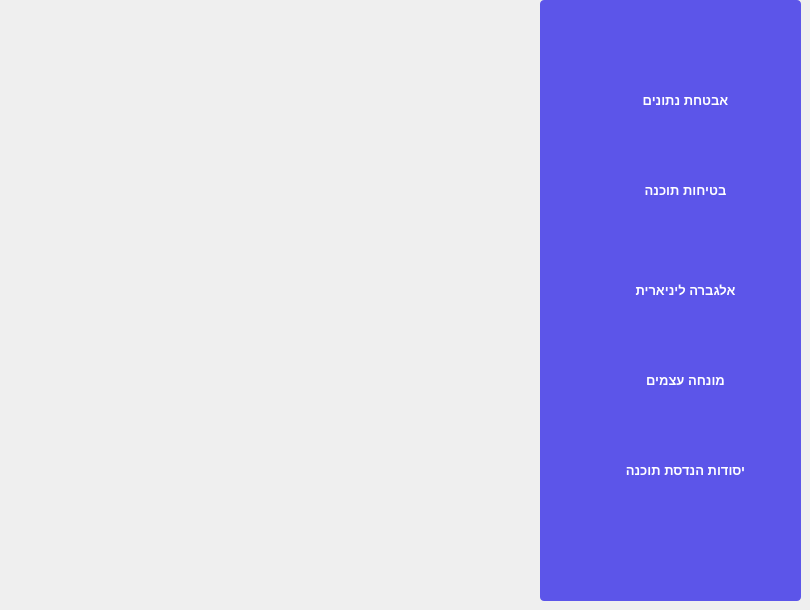
    <widget class="QWidget" name="Students">
     <widget class="QListView" name="listView_3">
      <property name="geometry">
       <rect>
        <x>540</x>
        <y>0</y>
        <width>261</width>
        <height>601</height>
       </rect>
      </property>
      <property name="toolTip">
       <string>&lt;html&gt;&lt;head/&gt;&lt;body&gt;&lt;p&gt;&lt;br/&gt;&lt;/p&gt;&lt;/body&gt;&lt;/html&gt;</string>
      </property>
      <property name="styleSheet">
       <string notr="true">QListView
{
	background-color: #5c55e9;
	color: #fff;
	font-size: 14px;
	font-weight: bold;
	show-decoration-selected: 0;
	border-radius: 4px;
	padding-left: -15px;
	padding-right: -15px;
	padding-top: 5px;

} 


QListView:disabled 
{
	background-color: #5c5c5c;

}


QListView::item
{
	background-color: #454e5e;
	border: none;
	padding: 10px;
	border-radius: 0px;
	padding-left : 10px;
	height: 32px;

}


QListView::item:selected
{
	color: #000;
	background-color: #fff;

}


QListView::item:!selected
{
	color:white;
	background-color: transparent;
	border: none;
	padding-left : 10px;

}


QListView::item:!selected:hover
{
	color: #fff;
	background-color: #5564f2;
	border: none;
	padding-left : 10px;

}
QPushButton
{
	background-color: #5c55e9;
	color: #fff;
	font-size: 13px;
	font-weight: bold;
	border-top-right-radius: 15px;
	border-top-left-radius: 0px;
	border-bottom-right-radius: 0px;
	border-bottom-left-radius: 15px;
	padding: 10px;

}
</string>
      </property>
     </widget>
     <widget class="QPushButton" name="pushButton_14">
      <property name="geometry">
       <rect>
        <x>610</x>
        <y>60</y>
        <width>151</width>
        <height>81</height>
       </rect>
      </property>
      <property name="styleSheet">
       <string notr="true">QPushButton
{
	background-color: #5c55e9;
	color: #fff;
	font-size: 13px;
	font-weight: bold;
	border-top-right-radius: 15px;
	border-top-left-radius: 0px;
	border-bottom-right-radius: 0px;
	border-bottom-left-radius: 15px;
	padding: 10px;

}


QPushButton::disabled
{
	background-color: #5c5c5c;

}


QPushButton::hover
{
	background-color: #5564f2;

}


QPushButton::pressed
{
	background-color: #3d4ef2;

}
</string>
      </property>
      <property name="text">
       <string>אבטחת נתונים</string>
      </property>
     </widget>
     <widget class="QPushButton" name="pushButton_15">
      <property name="geometry">
       <rect>
        <x>610</x>
        <y>150</y>
        <width>151</width>
        <height>81</height>
       </rect>
      </property>
      <property name="styleSheet">
       <string notr="true">QPushButton
{
	background-color: #5c55e9;
	color: #fff;
	font-size: 13px;
	font-weight: bold;
	border-top-right-radius: 15px;
	border-top-left-radius: 0px;
	border-bottom-right-radius: 0px;
	border-bottom-left-radius: 15px;
	padding: 10px;

}


QPushButton::disabled
{
	background-color: #5c5c5c;

}


QPushButton::hover
{
	background-color: #5564f2;

}


QPushButton::pressed
{
	background-color: #3d4ef2;

}
</string>
      </property>
      <property name="text">
       <string>בטיחות תוכנה</string>
      </property>
     </widget>
     <widget class="QPushButton" name="pushButton_16">
      <property name="geometry">
       <rect>
        <x>610</x>
        <y>250</y>
        <width>151</width>
        <height>81</height>
       </rect>
      </property>
      <property name="styleSheet">
       <string notr="true">QPushButton
{
	background-color: #5c55e9;
	color: #fff;
	font-size: 13px;
	font-weight: bold;
	border-top-right-radius: 15px;
	border-top-left-radius: 0px;
	border-bottom-right-radius: 0px;
	border-bottom-left-radius: 15px;
	padding: 10px;

}


QPushButton::disabled
{
	background-color: #5c5c5c;

}


QPushButton::hover
{
	background-color: #5564f2;

}


QPushButton::pressed
{
	background-color: #3d4ef2;

}
</string>
      </property>
      <property name="text">
       <string>אלגברה ליניארית</string>
      </property>
     </widget>
     <widget class="QPushButton" name="pushButton_17">
      <property name="geometry">
       <rect>
        <x>610</x>
        <y>340</y>
        <width>151</width>
        <height>81</height>
       </rect>
      </property>
      <property name="styleSheet">
       <string notr="true">QPushButton
{
	background-color: #5c55e9;
	color: #fff;
	font-size: 13px;
	font-weight: bold;
	border-top-right-radius: 15px;
	border-top-left-radius: 0px;
	border-bottom-right-radius: 0px;
	border-bottom-left-radius: 15px;
	padding: 10px;

}


QPushButton::disabled
{
	background-color: #5c5c5c;

}


QPushButton::hover
{
	background-color: #5564f2;

}


QPushButton::pressed
{
	background-color: #3d4ef2;

}
</string>
      </property>
      <property name="text">
       <string>מונחה עצמים</string>
      </property>
     </widget>
     <widget class="QPushButton" name="pushButton_18">
      <property name="geometry">
       <rect>
        <x>610</x>
        <y>430</y>
        <width>151</width>
        <height>81</height>
       </rect>
      </property>
      <property name="styleSheet">
       <string notr="true">QPushButton
{
	background-color: #5c55e9;
	color: #fff;
	font-size: 13px;
	font-weight: bold;
	border-top-right-radius: 15px;
	border-top-left-radius: 0px;
	border-bottom-right-radius: 0px;
	border-bottom-left-radius: 15px;
	padding: 10px;

}


QPushButton::disabled
{
	background-color: #5c5c5c;

}


QPushButton::hover
{
	background-color: #5564f2;

}


QPushButton::pressed
{
	background-color: #3d4ef2;

}
</string>
      </property>
      <property name="text">
       <string>יסודות הנדסת תוכנה</string>
      </property>
     </widget>
     <widget class="QLabel" name="label_9">
      <property name="geometry">
       <rect>
        <x>0</x>
        <y>0</y>
        <width>541</width>
        <height>601</height>
       </rect>
      </property>
      <property name="styleSheet">
       <string notr="true">border-image: url(:/images/Students.png);</string>
      </property>
      <property name="text">
       <string/>
      </property>
     </widget>
    </widget>
